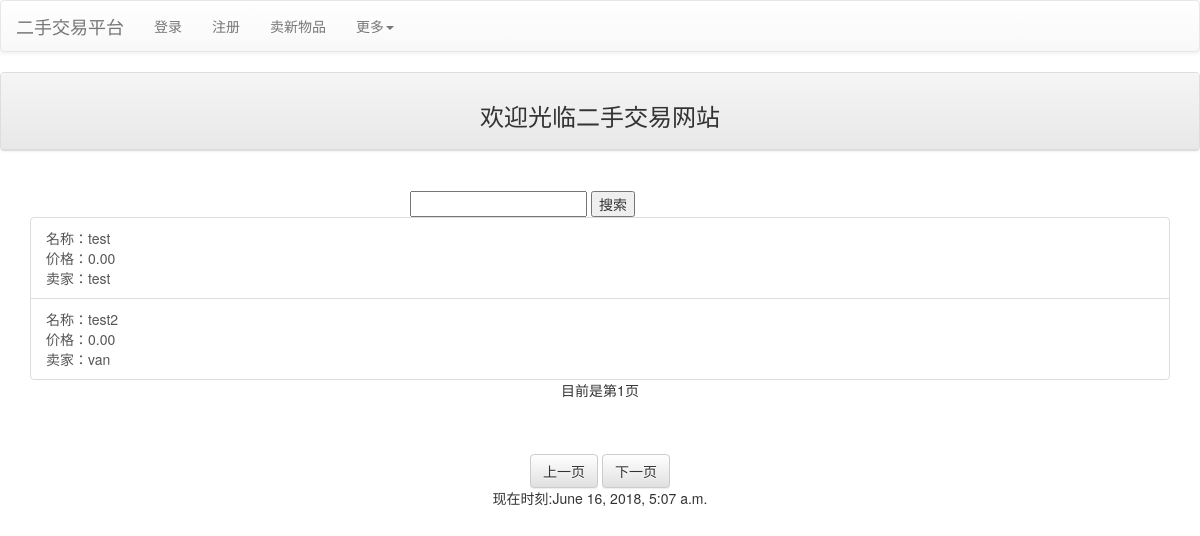
The page / on the database its author committed.
### mainsite/models.py (models this page shows, shortened)
class Product(models.Model):
    seller = models.ForeignKey(Profile,on_delete=models.CASCADE)
    category = models.ForeignKey(Category, null = True, blank = True, on_delete = models.SET_NULL)
    price = models.DecimalField(max_digits = 10, decimal_places = 2, default = 0)
    name = models.CharField(max_length = 32)
    description = models.TextField(default = "暂无简介")
    state = models.IntegerField(default = -1)

class Profile(models.Model):
    user = models.OneToOneField(User, on_delete=models.CASCADE)
    sex = models.IntegerField(default = 0)
    full_name = models.CharField(max_length=32, null=True, blank=True)
    phone = models.CharField(max_length=15, null=True, blank=True)
    address = models.CharField(max_length=256, null=True, blank=True)
    BoundPayment = models.CharField(max_length=32, null=True, blank=True)
    usertype = models.IntegerField(default=0)
    email = models.EmailField(null=True, blank=True)
    email_binding = models.EmailField(null=True, blank=True)
    email_binding_key = models.CharField(max_length=4, null=True, blank=True)
    pay_binding = models.CharField(max_length=32, null=True, blank=True)
    pay_binding_key = models.CharField(max_length=4, null=True, blank=True)
    def __str__(self):
        return self.user.username

### mainsite/views.py (the view)
# urls.py: path('', views.index),
def index(request, pid = None, del_pass = None):
    TheTimeOfNow = datetime.now()
    if request.user.is_authenticated:
        username = request.user.username
        profile_cur = models.Profile.objects.get(user=request.user)
    messages.get_messages(request)
    all_products = models.Product.objects.filter(state = 0).order_by("-id")
    paginator_cur = paginator.Paginator(all_products, 5)
    p = request.GET.get('p')
    try:
        products = paginator_cur.page(p)
    except paginator.PageNotAnInteger:
        products = paginator_cur.page(1)
    except paginator.EmptyPage:
        products = paginator_cur.page(paginator_cur.num_pages)
    return render(request, 'index.html', locals())

### templates/index.html (shortened to what this page needs)
{% extends "base.html" %}
{% block content %}
<div class="contrainer">
    <div class="row">
        <div class="col-md-12">
            <div class="panel panel-default">
                <div class="panel-heading" align="center">
                    <h3>欢迎光临二手交易网站</h3>
                </div>
            </div>
        </div>
    </div>
    <div class="row">
        <div class="col-md-8 col-md-offset-4">
            <form action="/search">
                <br>
                <input type="text" name="product_name" value="{{ product_name }}">
                <input type="submit" value="搜索">
            </form>
        </div>
    </div>
    <div class="row">
        {% for product in products %}
            {% if forloop.first %}
                <div class="container">
            {% endif %}
                    <a href="/product/{{product.id}}" class="list-group-item">
                        名称：{{product.name}}
                        <br />
                        价格：{{product.price}}
                        <br />
                        卖家：{{product.seller}}
                        <br />
                    </a>
            {% if forloop.last %}
                </div>
            {% endif %}
        {% empty %}
            <center><h3>目前没有商品</h3></center>
        {% endfor %}
    </div>
    <div class="row" align="center">
            目前是第{{ products.number }}页
    </div>
    <div class="pagination pagination-centered" style="height: auto;">
    </div>
    <div class="row" align="center">
        {% if products.has_previous %}
            <a class="btn btn-info" href="?p={{ products.previous_page_number }}">
                上一页
            </a>
        {% else %}
            <a class="btn btn-default" href="#">
                上一页
            </a>
        {% endif %}
        {% if products.has_next %}
            <a class="btn btn-info" href="?p={{ products.next_page_number }}">
                下一页
            </a>
        {% else %}
            <a class="btn btn-default " href="#">
                下一页
            </a>
        {% endif %}
    </div>
</div>
{% endblock %}

### rows shown on the page
Product: name "test", price "0.00", seller "test"
Product: name "test2", price "0.00", seller "van"

### other values the page prints
{{ products.number }} "1"
